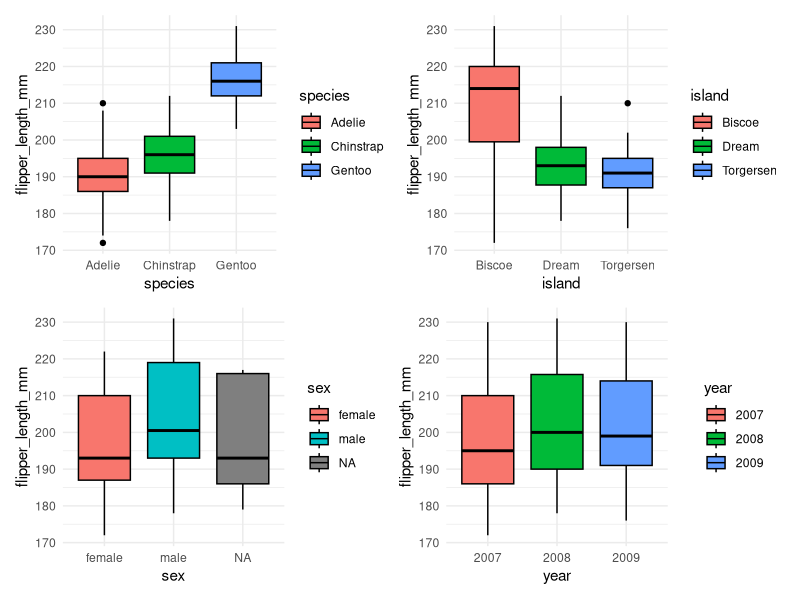

This figure's R source:
## ---- chunk 1
library("palmerpenguins")
library("patchwork")
library("tidyverse")
## ---- chunk 2
str(penguins)
df <- penguins #prefer to make a copy
df$year <- factor(df$year,
                  levels = c("2007", "2008", "2009"))
## ---- chunk 3
boxplot_by_group <- function(data, metric, group){
  data %>%
    ggplot(aes(x = .data[[group]], y = .data[[metric]],
               fill = .data[[group]])) +
    geom_boxplot(color = "black") +
    theme_minimal()
}
## ---- chunk 4
p1 <- boxplot_by_group(df, "flipper_length_mm", "species")
p2 <- boxplot_by_group(df, "flipper_length_mm", "island")
p3 <- boxplot_by_group(df, "flipper_length_mm", "sex")
p4 <- boxplot_by_group(df, "flipper_length_mm", "year")
## ---- chunk 5
(p1 + p2) / (p3 + p4)
